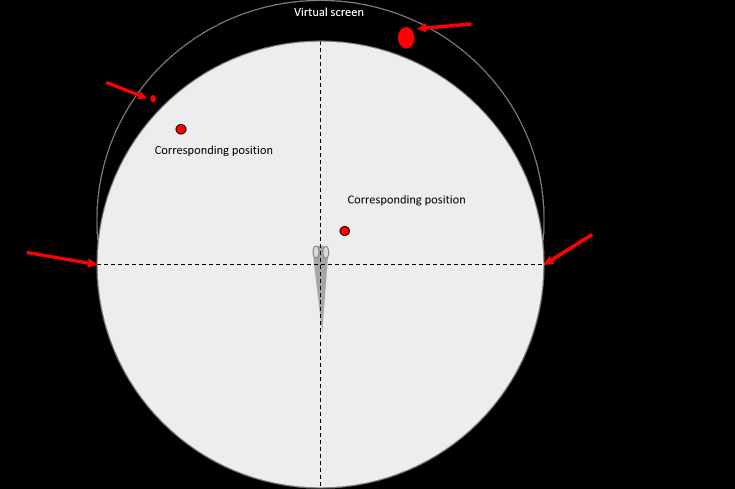
#> input picture images/stimulus-update1.png, 1470 x 978 px (shown at 1/2 size)
$ python -i tail_tracker.py   (imports and definitions only)
#> lines starting #> are read from the running program, lines starting #| are printed output that depends on the picture; after the words box and inside, x2 and y2 are one past the last pixel; in counts of white or black regions, pixels touching at a corner belong together
#> further down, picture is the input picture: shape (978, 1470, 3); mean B, G, R 102.9, 102.9, 103.8
import numpy as np
import matplotlib.pyplot as plt
import cv2
import logging
from utils_closed_loop import machine_vision
from utils_closed_loop import Colors
import networkx


# [14 lines left out: function standalone_tail_tracking_func, not called in this run]

def analyse(binary_matrix, frame_num):
    input_frame_masked = get_masked_input(binary_matrix)
    return analyse_tail_only(binary_matrix, input_frame_masked, frame_num)

# [250 lines left out: functions analyse_tail_only, get_midline_as_list_of_connected_points, align_midline_path, create_graph_from_points, get_clean_fish_midline, get_fish_segment_and_masks and 2 more, not called in this run]

def get_masked_input(input_frame):
    thr_binary = 55
    input_frame_masked = input_frame
    input_frame_masked_no_head = input_frame_masked[15:, :, :]  # todo 15 is magic number from past
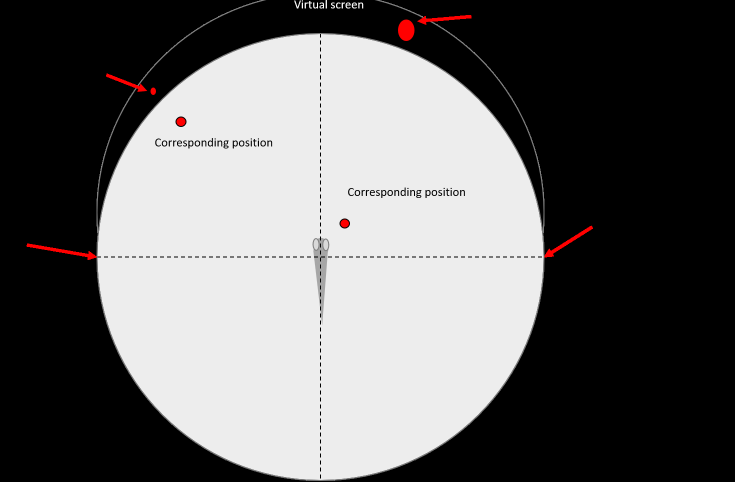
#> input_frame_masked_no_head: shape (963, 1470, 3) (shown at 1/2 size); mean B, G, R 104.5, 104.5, 105.4
    gray = cv2.cvtColor(input_frame_masked_no_head, cv2.COLOR_BGR2GRAY)
    input_frame_masked_no_head, _ = mask_image(gray, input_frame_masked_no_head, thr_binary)
#> in mask_image, `mask = cv2.morphologyEx(cv2.threshold(gray, thr_binary, 255, cv2.THRES..`:
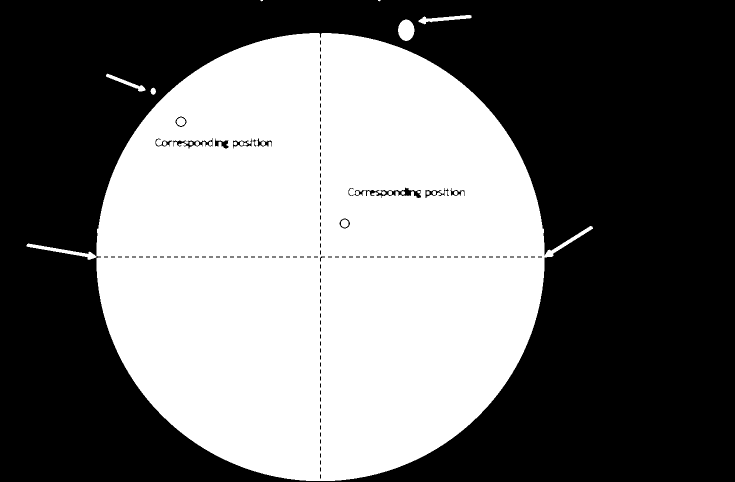
#> mask: shape (963, 1470) (shown at 1/2 size); 44.6% white; 24 white regions (2 under 20 px), largest, box (x1, y1, x2, y2) and area: (53, 66, 1186, 962) 627197, (796, 39, 829, 82) 1087, (837, 30, 943, 49) 783
    input_frame_masked[15:, :, :] = input_frame_masked_no_head
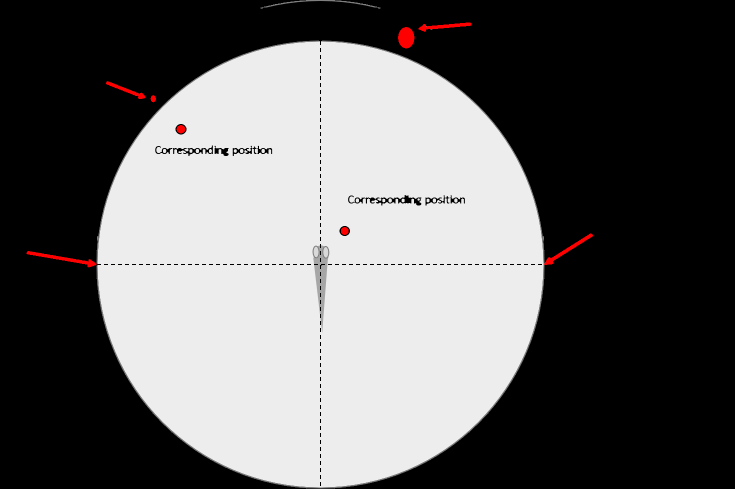
#> input_frame_masked: shape (978, 1470, 3) (shown at 1/2 size); 0.48% of pixels changed, all inside (x1, y1, x2, y2) = (54, 15, 1184, 971)
    input_frame_masked[0, :, :] = Colors.BLACK
#> input_frame_masked: shape (978, 1470, 3); under 0.01% of pixels changed, all inside (x1, y1, x2, y2) = (612, 0, 670, 1)
    return input_frame_masked

def mask_image(gray, input_frame_masked_no_head, thr_binary, kernel=(5, 5)):
    mask = cv2.morphologyEx(cv2.threshold(gray, thr_binary, 255, cv2.THRESH_BINARY)[1],  # todo otsu?
                            cv2.MORPH_OPEN, cv2.getStructuringElement(cv2.MORPH_ELLIPSE, kernel))
    mask = cv2.morphologyEx(mask, cv2.MORPH_OPEN, cv2.getStructuringElement(cv2.MORPH_ELLIPSE, (1, 3)))
    result = cv2.bitwise_and(input_frame_masked_no_head, input_frame_masked_no_head,
                             mask=(mask.astype(np.uint8)))
    return result, mask

# [80 lines left out: functions get_smooth_tail, plot_points, not called in this run]

>>> import cv2
>>> picture = cv2.imread('../images/stimulus-update1.png')
>>> result = get_masked_input(picture)

$ run again, on images/stimulus-update2.png
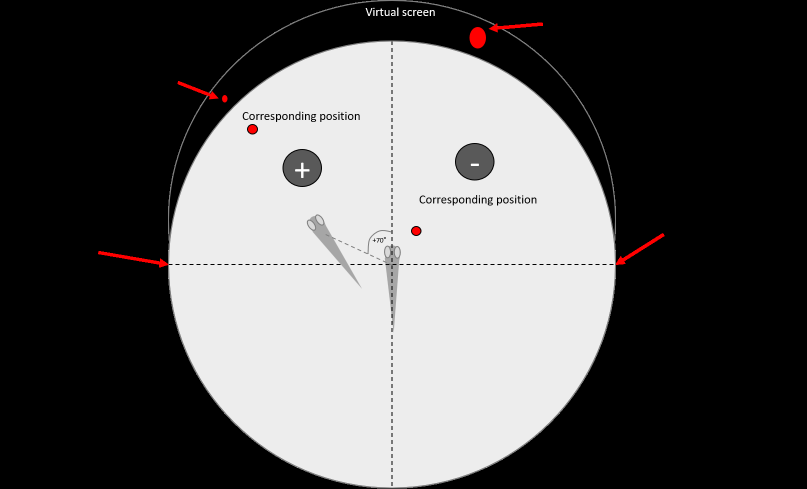
#> input picture images/stimulus-update2.png, 1613 x 978 px (shown at 1/2 size)
#> picture is the input picture: shape (978, 1613, 3); mean B, G, R 92.9, 92.9, 93.7
#> in mask_image, `mask = cv2.morphologyEx(cv2.threshold(gray, thr_binary, 255, cv2.THRES..`:
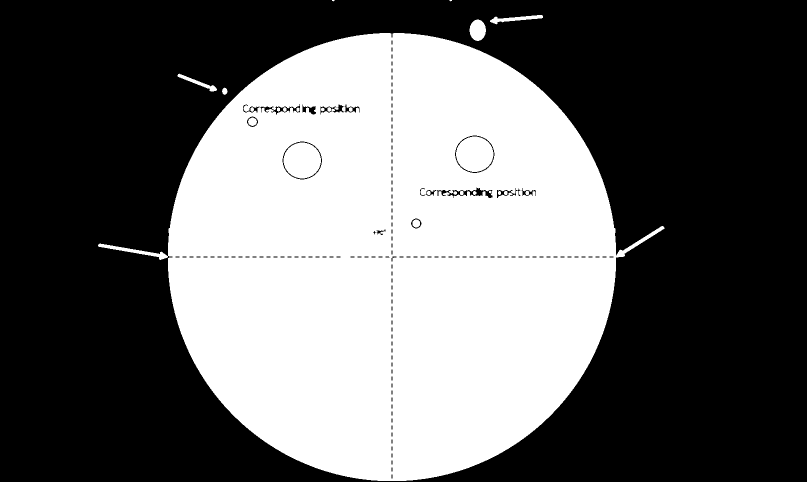
#> mask: shape (963, 1613) (shown at 1/2 size); 40.6% white; 26 white regions (2 under 20 px), largest, box (x1, y1, x2, y2) and area: (196, 66, 1329, 962) 618097, (567, 285, 642, 357) 4200, (912, 273, 987, 344) 4141
#> in get_masked_input, `input_frame_masked[15:, :, :] = input_frame_masked_no_head`:
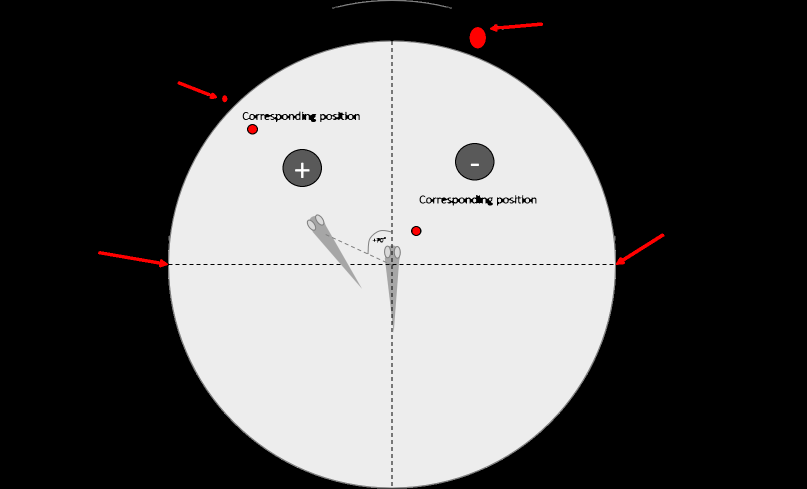
#> input_frame_masked: shape (978, 1613, 3) (shown at 1/2 size); 0.45% of pixels changed, all inside (x1, y1, x2, y2) = (197, 15, 1327, 535)

$ run again, on images/stimulus-update3.png
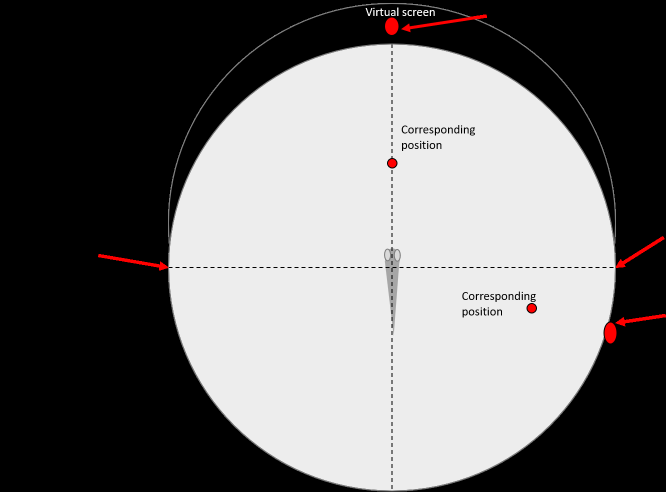
#> input picture images/stimulus-update3.png, 1332 x 984 px (shown at 1/2 size)
#> picture is the input picture: shape (984, 1332, 3); mean B, G, R 112.9, 112.9, 114
#> in mask_image, `mask = cv2.morphologyEx(cv2.threshold(gray, thr_binary, 255, cv2.THRES..`:
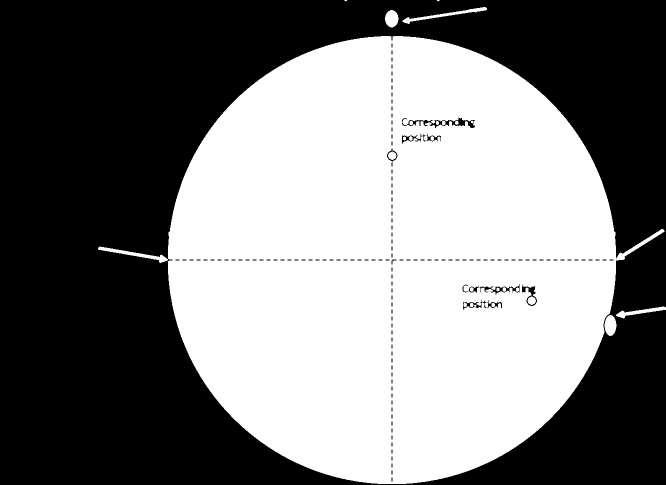
#> mask: shape (969, 1332) (shown at 1/2 size); 48.9% white; 22 white regions (2 under 20 px), largest, box (x1, y1, x2, y2) and area: (196, 72, 1329, 968) 627097, (805, 14, 974, 48) 1054, (1232, 613, 1332, 637) 764
#> in get_masked_input, `input_frame_masked[15:, :, :] = input_frame_masked_no_head`:
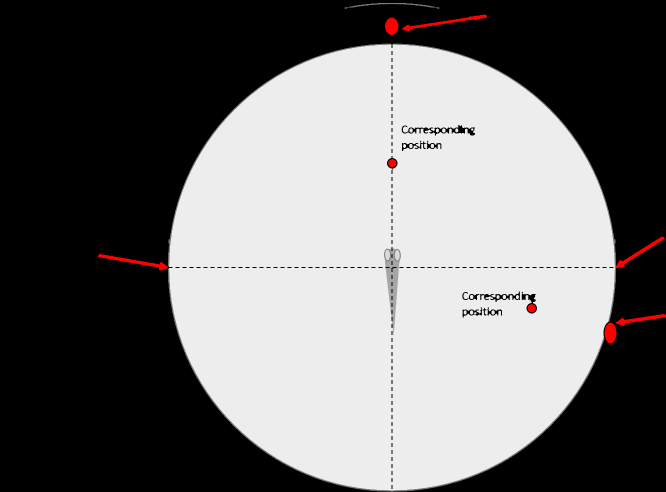
#> input_frame_masked: shape (984, 1332, 3) (shown at 1/2 size); 0.55% of pixels changed, all inside (x1, y1, x2, y2) = (197, 15, 1331, 977)
